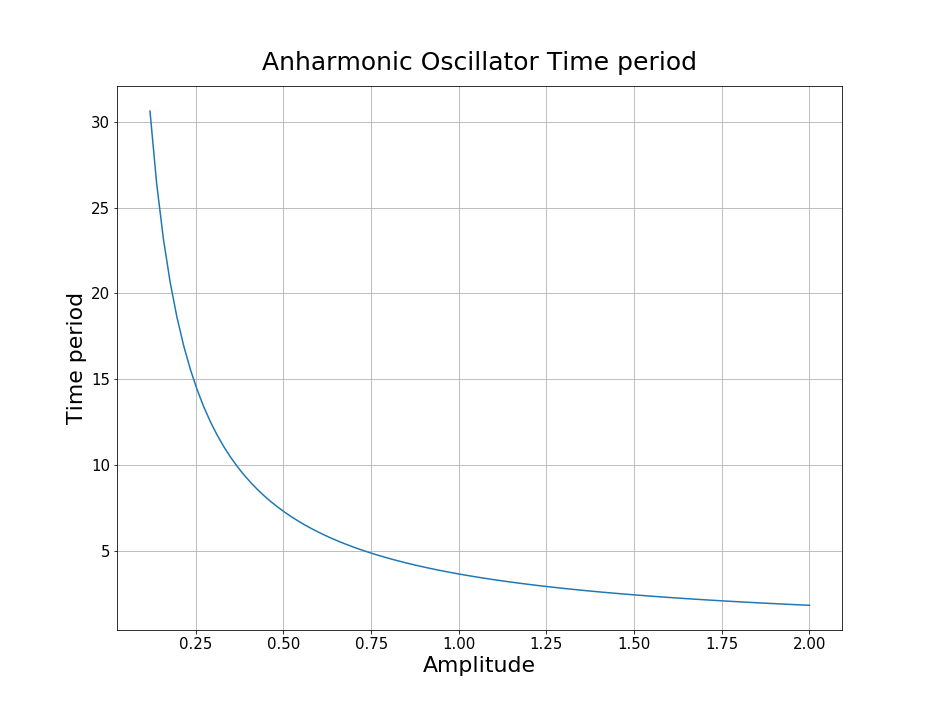

Reproduce this figure in Python.
#!/usr/bin/env python3
# -*- coding: utf-8 -*-
"""
Created on Sat Feb  9 19:15:08 2019

@author: alankar
"""
import numpy as np
from scipy.special.orthogonal import p_roots #Legendre Polynomial roots
import matplotlib.pyplot as plt

def gauss_quad(func,a,b,n,*args):#Legendre
    [x,w] = p_roots(n+1)
    I_G = 0.5*(b-a)*np.sum(w*func(0.5*(b-a)*x+0.5*(b+a),*args))
    return I_G

V = lambda x:x**4
eps = 1e-15
m = 1
N = 20

f = lambda x,a:4/np.sqrt((2/m)*(V(a)-V(x)+eps))

amplitude = np.linspace(0.1,2,100)

period = np.abs(np.array([gauss_quad(f,a,0,N,a) for a in amplitude]))

plt.figure(figsize=(13,10))
plt.plot(amplitude[1:],period[1:])
plt.tick_params(axis='both', which='major', labelsize=15)
plt.tick_params(axis='both', which='minor', labelsize=12)
plt.grid()
plt.title(r'Anharmonic Oscillator Time period',size=25,y=1.02)
plt.xlabel(r'Amplitude',size=22)
plt.ylabel(r'Time period',size=22)
plt.savefig('10.png')
plt.show()